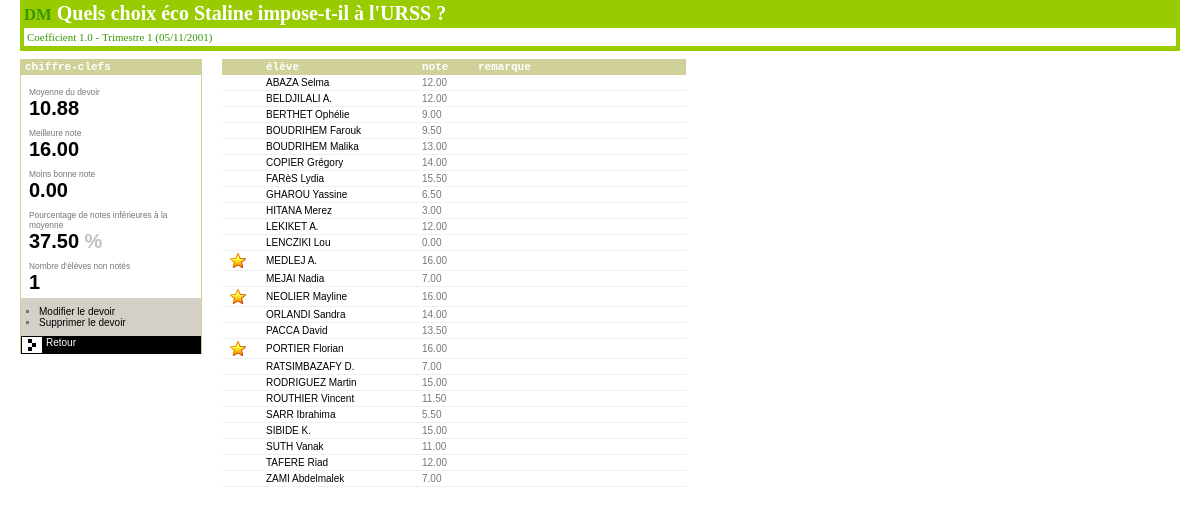
/sacerdoce/devoir.php?code_classe=9&code_devoir=32&action=afficher (signed in), run on the app's committed database.
### tables this page shows
CREATE TABLE `sdc_devoir` (
  `code` mediumint(8) unsigned NOT NULL auto_increment,
  `code_classe` smallint(5) unsigned default NULL,
  `date_remise` date default NULL,
  `trimestre` enum('1','2','3') default NULL,
  `coef` decimal(3,1) default NULL,
  `type` enum('DM','DS') default NULL,
  `discipline` enum('histoire','géographie','éducation civique') default NULL,
  `sujet` varchar(100) default NULL,
  PRIMARY KEY  (`code`)
);

CREATE TABLE `sdc_eleve` (
  `code` smallint(5) unsigned NOT NULL auto_increment,
  `nom` varchar(50) default NULL,
  `prenom` varchar(30) default NULL,
  `sexe` enum('f','m') default NULL,
  `doublant` enum('oui','non') default NULL,
  `date_naissance` date default NULL,
  `pays_naissance` varchar(50) default NULL,
  `adresse` tinytext,
  `ville` varchar(100) default NULL,
  `telephone` varchar(20) default NULL,
  `email` varchar(50) default NULL,
  `code_classe` int(11) unsigned default NULL,
  `commentaire` tinytext,
  PRIMARY KEY  (`code`)
);

### sacerdoce/class/devoir.class.php (called while the page is built, shortened)
<?php
include_once 'classe.class.php';
include_once 'performance.class.php';
class Devoir {
	var $code;
	var $trimestre;
	var $performances;
	function Devoir($code=NULL)
	{
		$this->code = $code;
	}
	function getAttribute($name)
	{
		return isset($this->$name)?$this->$name:NULL;
	}
	function dataFeed($array=NULL)
	{
		if (is_null($array) || !is_array($array)) {
			return $this->initFromDB();
		} else {
			if (isset($array['code_devoir'])) $this->code = $array['code_devoir'];
			if (isset($array['trimestre_devoir'])) $this->trimestre = $array['trimestre_devoir'];
			return true;
		}
	}
	function initFromDB()
	{
		$sql = 'SELECT';
		$sql.= ' code AS code_devoir,';
		$sql.= ' code_classe,';
		$sql.= ' date_remise AS date_devoir,';
		$sql.= ' trimestre AS trimestre_devoir,';
		$sql.= ' discipline AS discipline_devoir,';
		$sql.= ' sujet AS sujet_devoir,';
		$sql.= ' type AS type_devoir,';
		$sql.= ' coef AS coef_devoir';
		$sql.= ' FROM ';
		if (defined("DB_TABLE_PREFIX")) $sql.= DB_TABLE_PREFIX.'_';
		$sql.= 'devoir';
		$sql.= ' WHERE code='.$this->code;
		$rowset = mysql_query($sql);
		$row = mysql_fetch_assoc($rowset);
		return $this->dataFeed($row);
	}
	function initPerformancesFromDB()
	{
		$this->performances = array();
		$sql = 'SELECT';
		$sql.= ' code AS code_performance,';
		$sql.= ' note AS note_performance,';
		$sql.= ' appreciation AS appreciation_performance,';
		$sql.= ' code_eleve,';
		$sql.= ' code_devoir';
		$sql.= ' FROM ';
		if (defined("DB_TABLE_PREFIX")) $sql.= DB_TABLE_PREFIX.'_';
		$sql.= 'performance';
		$sql.= ' WHERE code_devoir='.$this->code;
		$rowset = mysql_query($sql);
		while ($row = mysql_fetch_array($rowset)) {
			$p = new Performance();
			$p->dataFeed($row);
			$this->performances[] = $p;
		}
	}
	function getPerformances()
	{
		if (!isset($this->performances)) {
			$this->initPerformancesFromDB();
		}
		return $this->performances;
	}
	function getNotesNb()
	{
		$nb = 0;
		foreach ($this->performances as $p) {
			$n =& $p->getNote();
			if (isset($n) && strlen($n)>0) $nb++;
		}
		return $nb;
	}
	function getMeilleureNote()
	{
		$note = NULL;
		foreach ($this->performances as $p) {
			$n =& $p->getNote();
			if (isset($n) && strlen($n)>0 && ($n > $note) || is_null($note)) {
				$note = $n;
			}
		}
		return $note;
	}
	function getPireNote()
	{
		$note = NULL;
		foreach ($this->performances as $p){
			$n =& $p->getNote();
			if (isset($n) && strlen($n)>0 && ($n < $note || is_null($note))){
				$note = $n;
			}
		}
		return $note;
	}
	function getMoyenne()
	{
		if (!isset($this->performances)) {
			$this->getPerformances();
		}
		$notes_somme = 0;
		$notes_nb = 0;
		foreach ($this->performances as $p){
			$n =& $p->getNote();
			if (isset($n) && strlen($n)>0) {
				$notes_somme += $n;
				$notes_nb++;
			}
		}
		return $notes_nb>0 ? number_format($notes_somme/$notes_nb, 2) : NULL;
	}
	function getNotesInferieuresNb($note)
	{
		$nb = 0;
		foreach ($this->performances as $p){
			$n =& $p->getNote();
			if (is_null($n) || strlen($n)==0) {
				continue;
			} elseif ($n < $note) {
				$nb++;
			}
		}
		return $nb;
	}
	function getNotesInferieuresPourcentage($note)
	{
		return number_format(($this->getNotesInferieuresNb($note)*100)/$this->getNotesNb(), 2);
	}
	function getCode()
	{
		return $this->getAttribute('code');
	}
	function getTrimestre()
	{
		return isset($this->trimestre) ? $this->trimestre : NULL;
	}
	function getCoefficient()
	{
		return $this->getAttribute('coef');
	}
	function getType()
	{
		return $this->getAttribute('type');
	}
	function getSujet()
	{
		return $this->getAttribute('sujet');
	}
	function getDateRemiseFr()
	{
		return formatDateForUser($this->getAttribute('date_remise'));
	}
}
?>

### sacerdoce/util.php (called while the page is built, shortened)
<?php
function formatDateForUser($input){
	if(empty($input)) return NULL;
	else {
		$output = ereg_replace('^([0-9]{2,4})-([0-9]{1,2})-([0-9]{1,2})$','\\3/\\2/\\1', $input);
		return $output;
	}
}
?>

### sacerdoce/class/performance.class.php (called while the page is built, shortened)
<?php
include_once 'devoir.class.php';
include_once 'eleve.class.php';
class Performance {
	function setAttribute($name, $value)
	{
		$value = trim($value);
		$value = html_entity_decode($value);
		return $this->{$name} = $value;
	}
	function getAttribute($name)
	{
		return isset($this->$name) ? $this->$name : NULL;
	}
	function dataFeed($array)
	{
		return true;
	}
	function setEleve(&$eleve)
	{
		if (is_a($eleve, 'Eleve')) $this->eleve = $eleve;
	}
	function setDevoir(&$devoir)
	{
		if (is_a($devoir, 'Devoir')) $this->devoir = $devoir;
	}
	function setNote($input)
	{
		return $this->setAttribute('note', $input) && $this->setMention();
	}
	function getNote()
	{
		return $this->getAttribute('note');
	}
	function setAppreciation($input)
	{
		if (is_null($input) || strlen(trim($input))==0) {
			return false;
		} else {
			return $this->setAttribute('appreciation', $input);
		}
	}
}
?>

### sacerdoce/class/classe.class.php (called while the page is built, shortened)
<?php
include_once 'affectation.class.php';
include_once 'devoir.class.php';
include_once 'eleve.class.php';
include_once 'performance.class.php';
class Classe {
	var $code;
	var $eleves;
	function Classe($code=NULL)
	{
		$this->code = $code;
	}
	function getEleves()
	{
		if (!isset($this->eleves)) {
			$this->eleves = array();
			$fields = array('code AS code_eleve', 'prenom AS prenom_eleve', 'nom AS nom_eleve', 'sexe AS sexe_eleve', 'doublant AS doublant_eleve', 'date_naissance AS date_naissance_eleve', 'pays_naissance AS pays_naissance_eleve', 'adresse AS adresse_eleve', 'ville AS ville_eleve', 'commentaire AS commentaire_eleve');
			$sql = 'SELECT ';
			$sql.= implode(',', $fields);
			$sql.= ' FROM ';
			if (defined("DB_TABLE_PREFIX")) $sql.= DB_TABLE_PREFIX.'_';
			$sql.= 'eleve';
			$sql.= ' WHERE code_classe='.$this->code;
			$sql.= ' ORDER BY nom, prenom';
			$rowset = mysql_query($sql);
			while ($row = mysql_fetch_assoc($rowset)) {
				$eleve = new Eleve();
				$eleve->dataFeed($row);
				$this->eleves[$eleve->getCode()] = $eleve;
			}
		}
		return $this->eleves;
	}
	function getElevesNb()
	{
		return $this->getEleves() ? count($this->eleves) : NULL;
	}
	function getCode()
	{
		return isset($this->code) ? $this->code : NULL;
	}
}
?>

### sacerdoce/class/eleve.class.php (called while the page is built, shortened)
<?php
include_once 'classe.class.php';
include_once 'devoir.class.php';
include_once 'individu.class.php';
include_once 'performance.class.php';
class Eleve extends Individu {
	function getCode()
	{
		return $this->getAttribute('code');
	}
}
?>

### sacerdoce/devoir.php (the view, shortened to what this page needs)
<?php
include_once './class/devoir.class.php';
include_once 'util.php';
$devoir = new Devoir($_REQUEST['code_devoir']);
$devoir->initFromDB();
$classe =& $devoir->getClasse();
$eleves =& $classe->getEleves();
?>
<!DOCTYPE html PUBLIC "-//W3C//DTD XHTML 1.0 Transitional//EN" "http://www.w3.org/TR/xhtml1/DTD/xhtml1-transitional.dtd">
<html xmlns="http://www.w3.org/1999/xhtml">
<head>
<link rel="stylesheet" type="text/css" href="css/main.css" />
</head>
<body>
<h1><small><?php echo $devoir->getType() ?></small>&nbsp;<?php echo $devoir->getSujet() ?>
	<p>Coefficient&nbsp;<?php echo $devoir->getCoefficient() ?>&nbsp;-&nbsp;Trimestre&nbsp;<?php echo $devoir->getTrimestre() ?>&nbsp;(<?php echo $devoir->getDateRemiseFr() ?>)</p>
</h1>
<div id="survey">
	<h1>chiffre-clefs</h1>
	<p>
		<small>Moyenne du devoir</small><br/>
		<big><?php echo $devoir->getMoyenne() ?></big>
	</p>
	<p>
		<small>Meilleure note</small><br />
		<big><?php echo $devoir->getMeilleureNote() ?></big>
	</p>
	<p>
		<small>Moins bonne note</small><br />
		<big><?php echo $devoir->getPireNote() ?></big>
	</p>
	<p>
		<small>Pourcentage de notes inférieures à la moyenne</small><br />
		<big><?php echo $devoir->getNotesInferieuresPourcentage(10).' <small>%</small>' ?></big>
	</p>
	<p>
		<small>Nombre d'élèves non notés</small><br />
		<big><?php echo $classe->getElevesNb()-$devoir->getNotesNb(); ?></big>
	</p>
	<?php if($_SESSION['code_affectation'] == $_SESSION['code_lastAffectation']): ?>
	<div class="tools">
		<ul>
			<li><a href="devoir_edit.php?code_devoir=<?php echo $devoir->getCode() ?>">Modifier le devoir</a></li>
			<li><a href="javascript:suppressionDevoir()">Supprimer le devoir</a></li>
		</ul>
	</div>
	<?php endif; ?>
	<div class="jumpnav"><a target="_self" href="classe.php?code_classe=<?php echo $classe->getCode() ?>">Retour</a></div>
</div>
<table style="width:400px; table-layout:fixed">
	<thead>
		<tr>
			<th style="width:20px" />
			<th style="width:140px">élève</th>
			<th style="width:40px">note</th>
			<th style="width:200px">remarque</th>
		</tr>
	<thead>
	<tbody>
		<?php
			foreach ($eleves as $e) {
				$p =& $devoir->getPerformance($e->getCode());
				if (isset($p)) {
					$n =& $p->getNote();
					$app =& $p->getAppreciation();
				}
				echo '<tr id="'.$e->getCode().'">';
				echo '<td>';
				if (isset($n) && $n==$devoir->getMeilleureNote()) {
					echo '<img src="images/star.png" alt="Signe que l`élève a obtenu la meilleure note" />';
				}
				echo '</td>';
				echo '<td>';
				$href = 'eleves_frm.php?code_eleve='.$e->getCode().'&code_classe='.$classe->getCode();
				echo '<a href="'.$href.'">'.$e->getNomComplet().'</a>';
				echo '</td>';
				if (isset($n) || isset($app)) {
					echo '<td>'.$n.'</td>';
					echo '<td>'.$app.'</td>';
				} else {
					echo '<td style="text-align:center" colspan="2" class="alert">Non noté</td>';
				}
				echo '</tr>';
			}
			?>
	</tbody>
</table>
</body>
</html>

### sacerdoce/class/individu.class.php (shortened to what this page needs)
<?php
class Individu {
	function getAttribute($name){
		return isset($this->$name) ? $this->$name : NULL;
	}
	function getNom(){
		return $this->getAttribute('nom');
	}
	function getPrenom(){
		return $this->getAttribute('prenom');
	}
	function getInitialesPrenom(){
		$prenom =& $this->getPrenom();
		$prenom = strtoupper($prenom);
		$pieces = explode('-', $prenom);
		for($i=0; $i<count($pieces); $i++){
			$pieces[$i] = substr($pieces[$i],0,1).'.';
		}
		return implode('-',$pieces);
	}
	function getNomComplet(){
		$n = $this->getNom();
		$p = $this->getPrenom();
		if(strlen($p.$n)>15) $p = $this->getInitialesPrenom();
		$html = '<span title="'.$this->getPrenom().' '.$this->getNom().'">';
		$items = array();
		if(!empty($n)) $items[] = strtoupper($n);
		if(!empty($p)) $items[] = $p;
		$html.= implode(' ', $items);
		$html.= '</span>';
		return $html;
	}
}
?>

### sacerdoce/css/main.css (style rules this page uses)
BODY { background-color:#ffffff; font-family: Verdana, Arial, Helvetica, sans-serif; font-size: 10px; margin:0 20px; padding: 0; color:#777; }
A { color:#000; font-weight: normal; text-decoration:none; }
H1 { font-family: "Palatino Linotype","Times New Roman", Times, serif; font-weight: bold; font-size: 20px; margin: 0 0 8px 0; padding:2px 4px; color:#fff; background-color:#99CC00; }
H1 SMALL { color: #339900; text-transform:capitalize; }
H1 P { font-weight:normal; font-size: 11px; color:#339900; background-color:#FFFFFF; border:0px solid #339900; margin:3px 0; padding:3px; }
UL { margin:8px 16px; list-style-type:square; }
TABLE { border-spacing:0px; padding:0; margin:0; width:auto; empty-cells:show; }
THEAD TH { color:#FFFFFF; background-color:#D0D099; font-family:"Courier New",Courier, mono; font-size:11px; text-align:left; padding: 2px 8px; }
TFOOT TD, .tools { background-color:#D4D0C8; padding:4px 2px; }
TFOOT TD UL, .tools UL { margin:4px 16px; padding:0 }
TFOOT TD A, .tools A { color:#000000 }
TBODY TD { padding: 2px 8px; border-bottom:1px solid #F0F0F0 }
BIG { font-size:2em; font-weight:bold; color:#000000; }
BIG SMALL { font-size:1em; font-weight:bold; color:#C0C0C0; }
.jumpnav { background-color:#000000; color:#FFFFFF; background-image:url('../images/puce_defonce.gif'); background-position: left; background-repeat:no-repeat; height:16px; border-width:1px 0 1px 1px; border-style:solid; border-color:#000000; text-indent:24px; padding:0; margin:0; }
.jumpnav A { color:#FFFFFF }

### sacerdoce/devoir.php (style rules this page uses)
#survey { border:solid #D0D099; border-width:0 1px; float:left; width:180px; padding:0; margin:0 20px 20px 0; }
#survey H1 { color:#FFFFFF; background-color:#D0D099; font-family:"Courier New",Courier, mono; font-size:11px; }
#survey P { margin:0; padding: 4px 8px; }

### data on the page
sdc_devoir: trimestre "1"
sdc_eleve: NomComplet "ABAZA Selma", n "12.00"
sdc_eleve: NomComplet "BELDJILALI A.", n "12.00"
sdc_eleve: NomComplet "BERTHET Ophélie", n "9.00"
sdc_eleve: NomComplet "BOUDRIHEM Farouk", n "9.50"
sdc_eleve: NomComplet "BOUDRIHEM Malika", n "13.00"
sdc_eleve: NomComplet "COPIER Grégory", n "14.00"
sdc_eleve: NomComplet "FARèS Lydia", n "15.50"
sdc_eleve: NomComplet "GHAROU Yassine", n "6.50"
sdc_eleve: NomComplet "HITANA Merez", n "3.00"
sdc_eleve: NomComplet "LEKIKET A.", n "12.00"
sdc_eleve: NomComplet "LENCZIKI Lou", n "0.00"
sdc_eleve: NomComplet "MEDLEJ A.", n "16.00"
sdc_eleve: NomComplet "MEJAI Nadia", n "7.00"
sdc_eleve: NomComplet "NEOLIER Mayline", n "16.00"
sdc_eleve: NomComplet "ORLANDI Sandra", n "14.00"
sdc_eleve: NomComplet "PACCA David", n "13.50"
sdc_eleve: NomComplet "PORTIER Florian", n "16.00"
sdc_eleve: NomComplet "RATSIMBAZAFY D.", n "7.00"
sdc_eleve: NomComplet "RODRIGUEZ Martin", n "15.00"
sdc_eleve: NomComplet "ROUTHIER Vincent", n "11.50"
sdc_eleve: NomComplet "SARR Ibrahima", n "5.50"
sdc_eleve: NomComplet "SIBIDE K.", n "15.00"
sdc_eleve: NomComplet "SUTH Vanak", n "11.00"
sdc_eleve: NomComplet "TAFERE Riad", n "12.00"
sdc_eleve: NomComplet "ZAMI Abdelmalek", n "7.00"

### other printed values
$devoir->getType() "DM"
$devoir->getSujet() "Quels choix éco Staline impose-t-il à l'URSS ?"
$devoir->getCoefficient() "1.0"
$devoir->getDateRemiseFr() "05/11/2001"
$devoir->getMoyenne() "10.88"
$devoir->getMeilleureNote() "16.00"
$devoir->getPireNote() "0.00"
$devoir->getNotesInferieuresPourcentage(10) "37.50"
$classe->getElevesNb()-$devoir->getNotesNb() "1"
